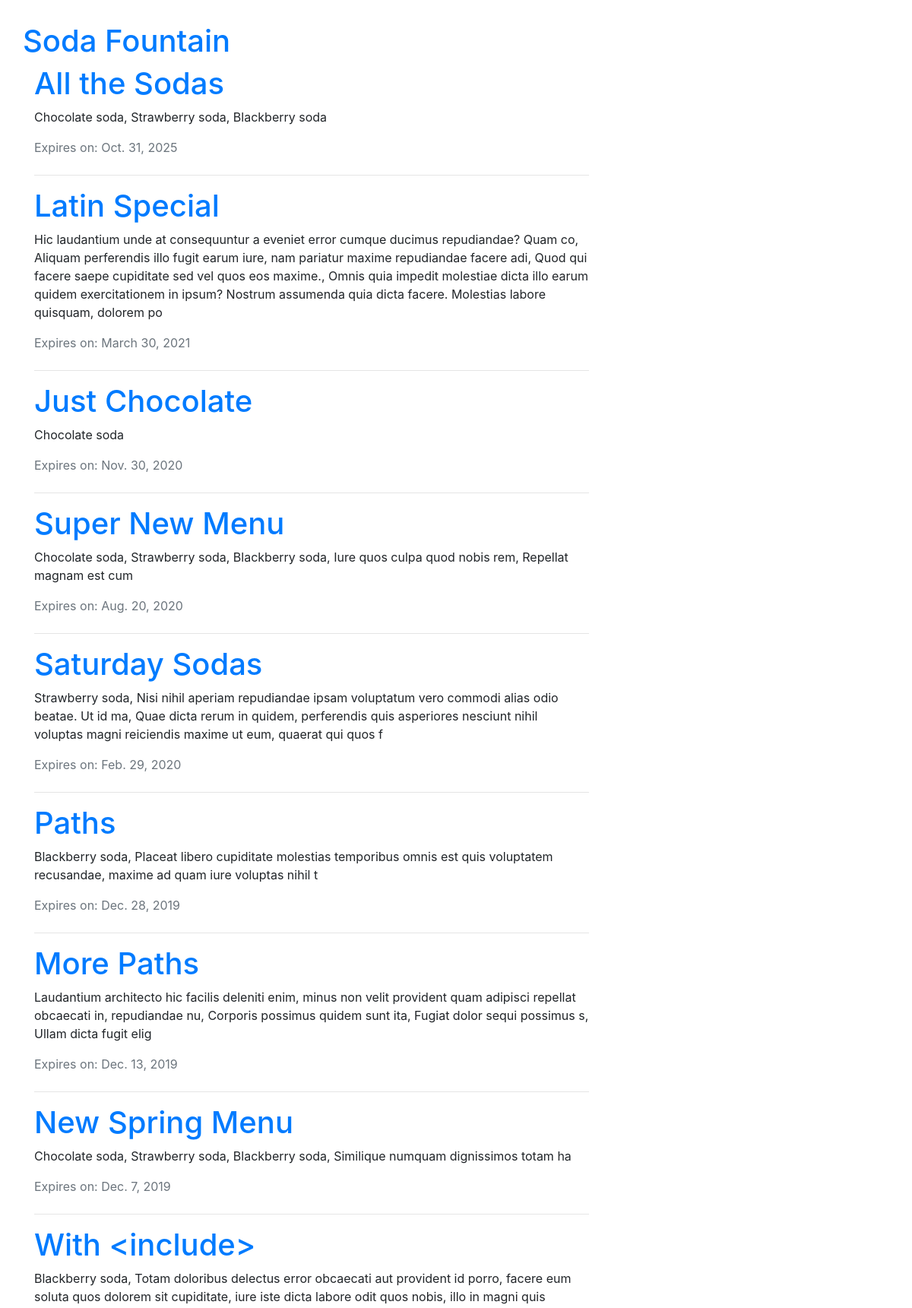
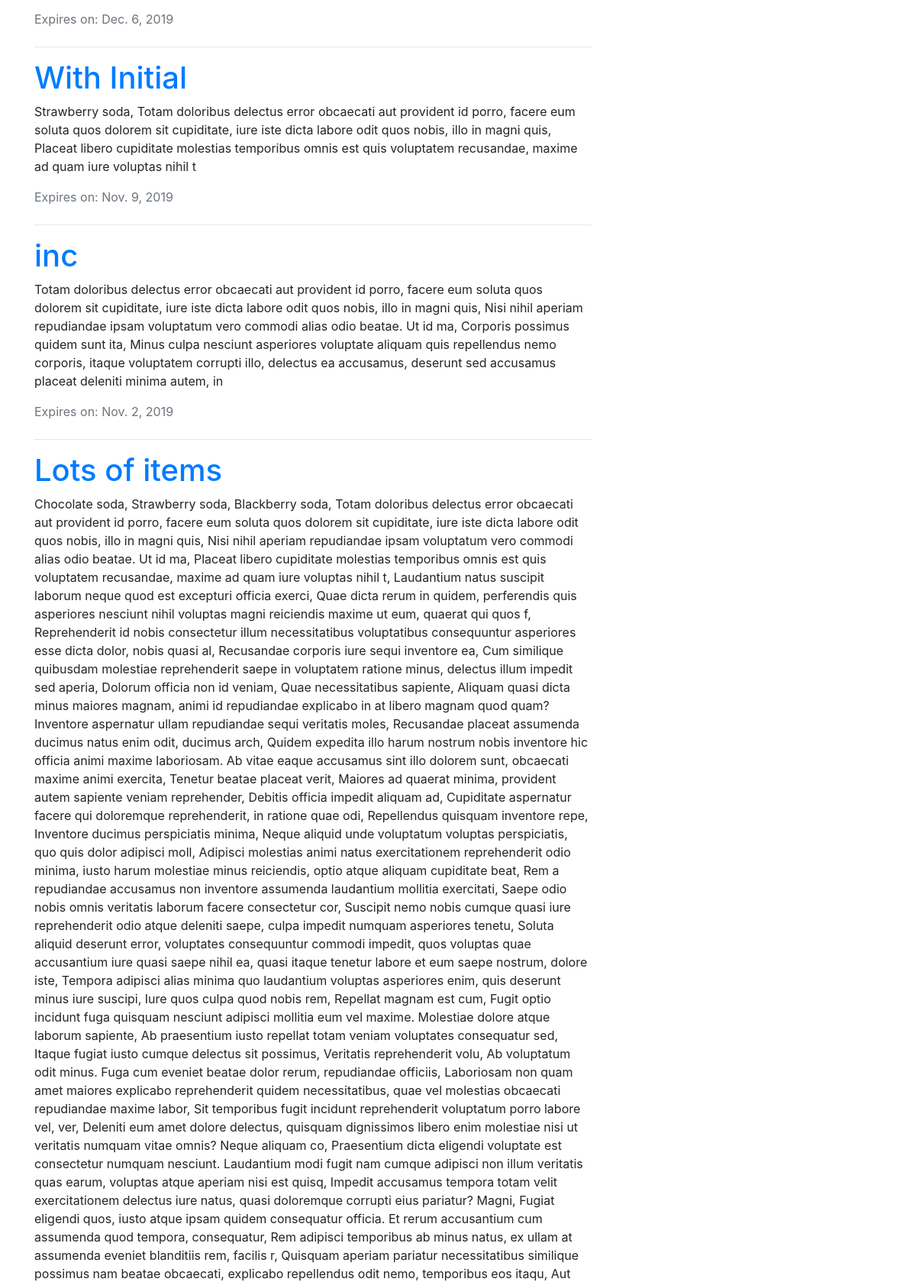
The page / (upper part) on the database its author committed (2 pictures, top to bottom).
### menu/models.py (models this page shows, shortened)
class Menu(models.Model):
    season = models.CharField(max_length=20) # Required Field
    items = models.ManyToManyField('Item', related_name='items')  # Required Field
    created_date = models.DateTimeField(default=timezone.now)  # Hidden Field
    expiration_date = models.DateField(blank=True, null=True)  # Optional Field

class Item(models.Model):
    name = models.CharField(max_length=200)
    description = models.TextField()
    chef = models.ForeignKey('auth.User', on_delete=models.CASCADE,)
    created_date = models.DateTimeField(default=timezone.now)
    standard = models.BooleanField(default=False)
    ingredients = models.ManyToManyField('Ingredient')
    def __str__(self):
        return self.name

### menu/views.py (the view)
# urls.py: path('', views.menu_list, name='menu_list'),
def menu_list(request):
    now = timezone.now()
    menus = models.Menu.objects.all().prefetch_related(
        'items'
        ).filter(expiration_date__gte=now).order_by('-expiration_date')
    return render(request, 'menu/menu_list.html', {'menus': menus})

### menu/templates/menu/menu_list.html (shortened to what this page needs)
{% extends 'base.html' %}
{% block content %}
    <div class="content container">
        <div class="row">
            <div class="col-md-8">
                {% for menu in menus %}
                    <h1>
                        <a href="{% url 'menu:menu_detail' pk=menu.pk %}">{{ menu.season }}</a>
                    </h1>
                    <p>{{ menu.items.all|join:", " }}</p>
                    {% if menu.expiration_date %}
                        <div class="text-muted mt-0 mb-4">
                            Expires on: {{ menu.expiration_date }}
                        </div>
                        <hr>
                    {% endif %}
                {% endfor %}
            </div>
        </div>
    </div>
{% endblock %}

### assets/css/menu_styles.css (style rules this page uses)
body { padding: 30px; }

### rows shown on the page
Menu: season "All the Sodas", items.all "Chocolate soda, Strawberry soda, Blackberry soda", expiration_date "Oct. 31, 2025"
Menu: season "Latin Special", items.all "Hic laudantium unde at consequuntur a eveniet error cumque ducimus repudiandae? Quam co, Aliquam perferendis illo fugit earum iure, nam pariatur maxime repudiandae facere adi, Quod qui facere saepe cupiditate sed vel quos eos maxime., Omnis quia impedit molestiae dicta illo earum quidem exercitationem in ipsum? Nostrum assumenda quia dicta facere. Molestias labore quisquam, dolorem po", expiration_date "March 30, 2021"
Menu: season "Just Chocolate", items.all "Chocolate soda", expiration_date "Nov. 30, 2020"
Menu: season "Super New Menu", items.all "Chocolate soda, Strawberry soda, Blackberry soda, Iure quos culpa quod nobis rem, Repellat magnam est cum", expiration_date "Aug. 20, 2020"
Menu: season "Saturday Sodas", items.all "Strawberry soda, Nisi nihil aperiam repudiandae ipsam voluptatum vero commodi alias odio beatae. Ut id ma, Quae dicta rerum in quidem, perferendis quis asperiores nesciunt nihil voluptas magni reiciendis maxime ut eum, quaerat qui quos f", expiration_date "Feb. 29, 2020"
Menu: season "Paths", items.all "Blackberry soda, Placeat libero cupiditate molestias temporibus omnis est quis voluptatem recusandae, maxime ad quam iure voluptas nihil t", expiration_date "Dec. 28, 2019"
Menu: season "More Paths", items.all "Laudantium architecto hic facilis deleniti enim, minus non velit provident quam adipisci repellat obcaecati in, repudiandae nu, Corporis possimus quidem sunt ita, Fugiat dolor sequi possimus s, Ullam dicta fugit elig", expiration_date "Dec. 13, 2019"
Menu: season "New Spring Menu", items.all "Chocolate soda, Strawberry soda, Blackberry soda, Similique numquam dignissimos totam ha", expiration_date "Dec. 7, 2019"
Menu: season "With <include>", items.all "Blackberry soda, Totam doloribus delectus error obcaecati aut provident id porro, facere eum soluta quos dolorem sit cupiditate, iure iste dicta labore odit quos nobis, illo in magni quis", expiration_date "Dec. 6, 2019"
Menu: season "With Initial", items.all "Strawberry soda, Totam doloribus delectus error obcaecati aut provident id porro, facere eum soluta quos dolorem sit cupiditate, iure iste dicta labore odit quos nobis, illo in magni quis, Placeat libero cupiditate molestias temporibus omnis est quis voluptatem recusandae, maxime ad quam iure voluptas nihil t", expiration_date "Nov. 9, 2019"
Menu: season "inc", items.all "Totam doloribus delectus error obcaecati aut provident id porro, facere eum soluta quos dolorem sit cupiditate, iure iste dicta labore odit quos nobis, illo in magni quis, Nisi nihil aperiam repudiandae ipsam voluptatum vero commodi alias odio beatae. Ut id ma, Corporis possimus quidem sunt ita, Minus culpa nesciunt asperiores voluptate aliquam quis repellendus nemo corporis, itaque voluptatem corrupti illo, delectus ea accusamus, deserunt sed accusamus placeat deleniti minima autem, in", expiration_date "Nov. 2, 2019"
Menu: season "Lots of items"
